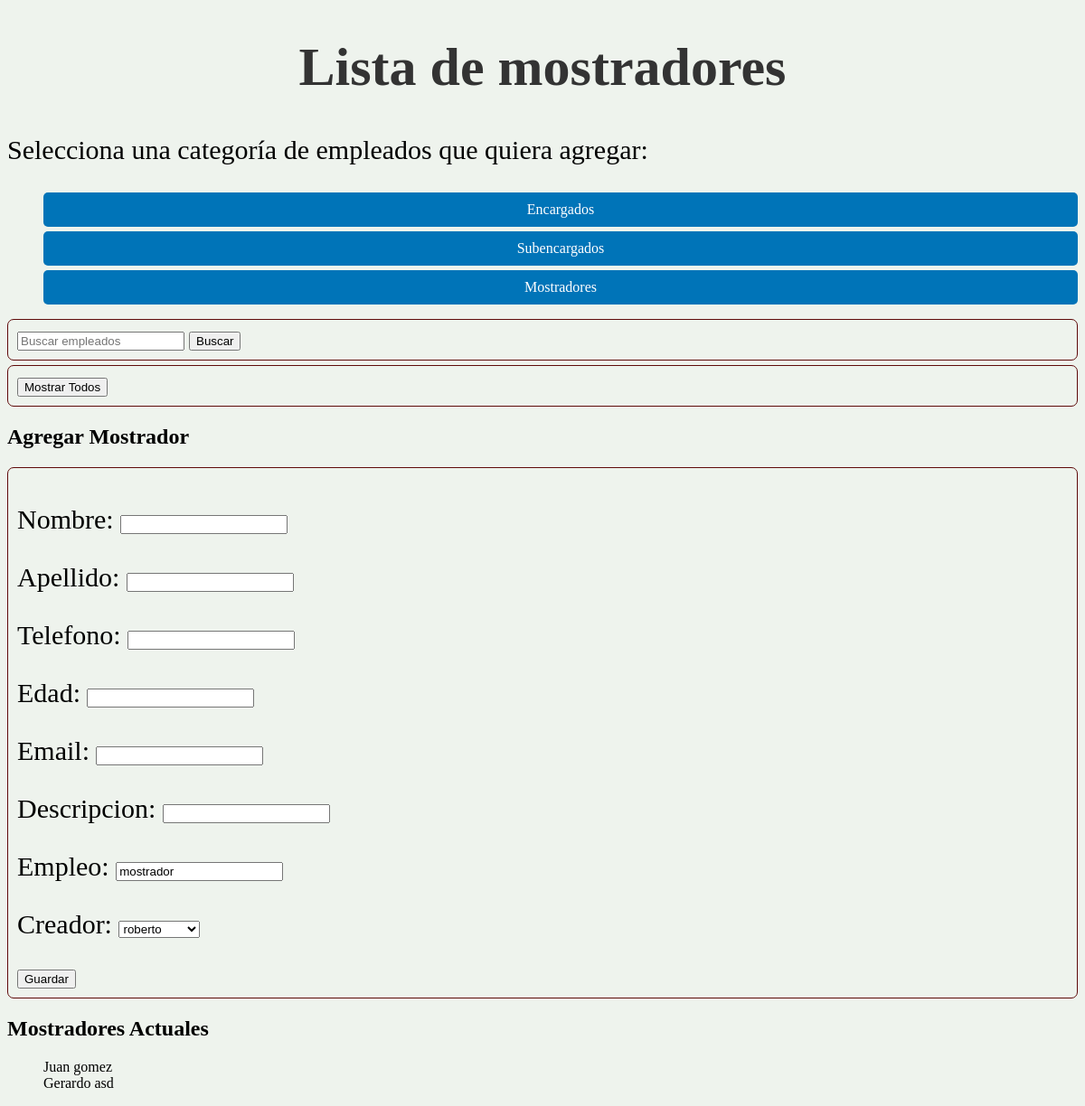
Screenshot of /empleados/mostradores/ (signed in) with the database file from the repository.
### empleados/models.py (models this page shows)
class mostrador(models.Model):
    Nombre = models.CharField(max_length=64)
    Apellido = models.CharField(max_length=64)
    telefono = models.CharField(max_length=20)
    edad = models.IntegerField()
    email = models.EmailField()
    descripcion = models.CharField(max_length=10)
    empleo = models.CharField(max_length=64, default='mostrador')
    creador = models.ForeignKey(User, on_delete=models.SET_NULL, null=True)

### empleados/views.py (the view)
# urls.py: path('mostradores/', views.mostradores, name='mostradores'),
@login_required
def mostradores(request):
    if request.method == 'POST':
        form = MostradorForm(request.POST)
        if form.is_valid():
            nuevo_mostrador = form.save(commit=False)
            nuevo_mostrador.creador = request.user
            nuevo_mostrador.save()
            return redirect('mostradores')
    else:
        form = MostradorForm(initial={'creador': request.user})
    mostradores = mostrador.objects.all()
    return render(request, 'mostradores.html', {'mostradores': mostradores, 'form': form})

### empleados/forms.py (shortened to what this page needs)
class MostradorForm(forms.ModelForm):
    class Meta:
        model = mostrador
        fields = '__all__'

### empleados/templates de empleados/mostradores.html (shortened to what this page needs)
{% extends 'base.html' %}
{% block heading %}Lista de mostradores{% endblock %}
{% block content %}
  <h2>Agregar Mostrador</h2>
  <form method="post">
    {{ form.as_p }}
    <button type="submit">Guardar</button>
  </form>
  <h2>Mostradores Actuales</h2>
  <ul>
    {% for mostrador in mostradores %}
      <li>{{ mostrador.Nombre }} {{ mostrador.Apellido }}</li>
    {% endfor %}
  </ul>
{% endblock %}

### static/css/css.css (style rules this page uses)
body { background-color: rgb(238, 243, 237); }
ul { list-style-type: none; }
form { width: 100%; padding: 10px; margin: 5px 0; border: 1px solid #5f0a0a; border-radius: 7px; box-sizing: border-box; font-size: 20px; }
p { font-size: 30px; }

### rows the page displays
mostrador: Nombre "Juan", Apellido "gomez"
mostrador: Nombre "Gerardo", Apellido "asd"
